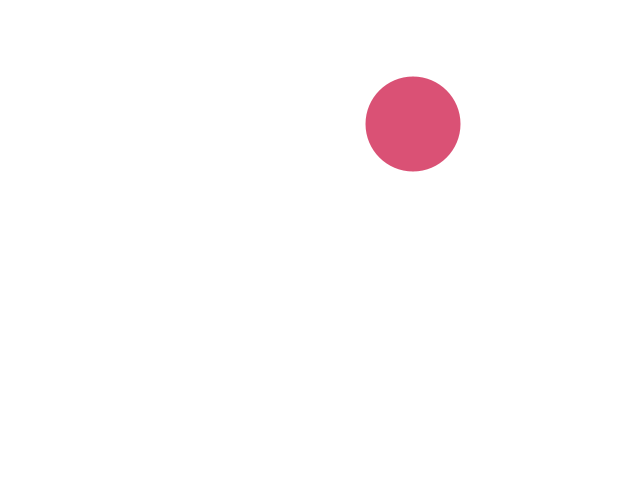
Frame 1 (no input)
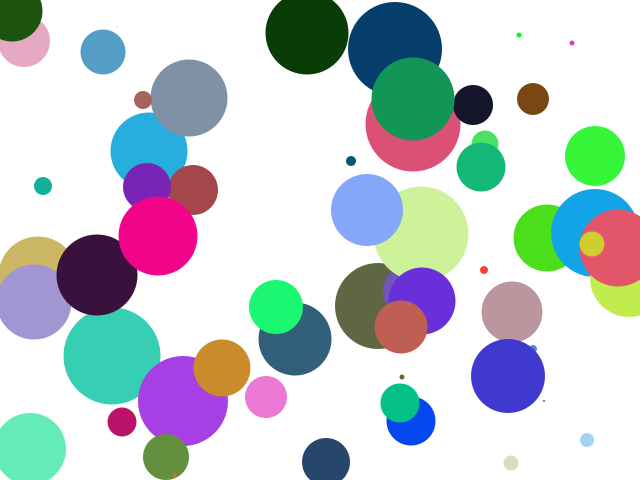
Frame 60 (the mouse pressed at the canvas centre just before this capture)
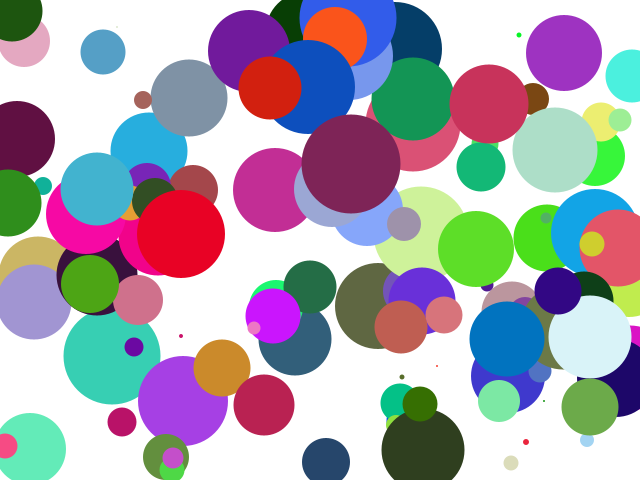
Frame 120 (the mouse held since frame 60 and released just before this capture)

The Processing sketch that drew these frames (run headless with seeded random() and noise(); from frame 60 on, the mouse is pressed at the canvas centre):

// Processing sketch: Paint_Dots
// ── Paint_Dots.pde
//Chapter 4: Variables

void setup(){
  println("Colorful circles.");
  size(640, 480);

  background(255);
  
}
void draw(){
  int x = (int) random(640);
  int y = (int) random(480);
  int w = (int) random(1, 100);
  int h = (int) random(1, 100);
  int r = (int) random(1, 255);
  int g = (int) random(1, 255);
  int b = (int) random(1, 255);
  
  fill(r, g, b);
  noStroke();
  
  ellipse(x, y, w, w);
}

void mousePressed(){
  background(255);
}
